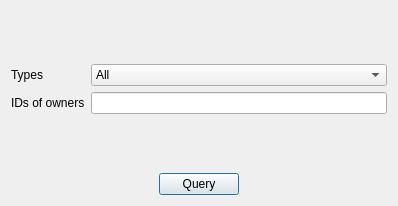
<?xml version="1.0" encoding="UTF-8"?>
<ui version="4.0">
 <class>query_screen</class>
 <widget class="QDialog" name="query_screen">
  <property name="geometry">
   <rect>
    <x>0</x>
    <y>0</y>
    <width>398</width>
    <height>206</height>
   </rect>
  </property>
  <property name="windowTitle">
   <string>CACIC - Query</string>
  </property>
  <layout class="QVBoxLayout" name="verticalLayout">
   <item>
    <spacer name="verticalSpacer_2">
     <property name="orientation">
      <enum>Qt::Vertical</enum>
     </property>
     <property name="sizeHint" stdset="0">
      <size>
       <width>20</width>
       <height>40</height>
      </size>
     </property>
    </spacer>
   </item>
   <item>
    <layout class="QFormLayout" name="formLayout">
     <item row="0" column="0">
      <widget class="QLabel" name="label">
       <property name="sizePolicy">
        <sizepolicy hsizetype="Minimum" vsizetype="Preferred">
         <horstretch>0</horstretch>
         <verstretch>0</verstretch>
        </sizepolicy>
       </property>
       <property name="text">
        <string>Types</string>
       </property>
      </widget>
     </item>
     <item row="0" column="1">
      <widget class="QComboBox" name="types_box">
       <item>
        <property name="text">
         <string>All</string>
        </property>
       </item>
       <item>
        <property name="text">
         <string>Smart Meters</string>
        </property>
       </item>
       <item>
        <property name="text">
         <string>Aggregated</string>
        </property>
       </item>
      </widget>
     </item>
     <item row="1" column="0">
      <widget class="QLabel" name="label_2">
       <property name="text">
        <string>IDs of owners</string>
       </property>
      </widget>
     </item>
     <item row="1" column="1">
      <widget class="QLineEdit" name="ids_lineedit"/>
     </item>
    </layout>
   </item>
   <item>
    <spacer name="verticalSpacer_3">
     <property name="orientation">
      <enum>Qt::Vertical</enum>
     </property>
     <property name="sizeHint" stdset="0">
      <size>
       <width>20</width>
       <height>40</height>
      </size>
     </property>
    </spacer>
   </item>
   <item>
    <layout class="QHBoxLayout" name="horizontalLayout">
     <item>
      <spacer name="horizontalSpacer">
       <property name="orientation">
        <enum>Qt::Horizontal</enum>
       </property>
       <property name="sizeHint" stdset="0">
        <size>
         <width>190</width>
         <height>20</height>
        </size>
       </property>
      </spacer>
     </item>
     <item>
      <widget class="QPushButton" name="query_button">
       <property name="text">
        <string>Query</string>
       </property>
      </widget>
     </item>
     <item>
      <spacer name="horizontalSpacer_2">
       <property name="orientation">
        <enum>Qt::Horizontal</enum>
       </property>
       <property name="sizeHint" stdset="0">
        <size>
         <width>190</width>
         <height>20</height>
        </size>
       </property>
      </spacer>
     </item>
    </layout>
   </item>
  </layout>
 </widget>
 <resources/>
 <connections/>
</ui>
